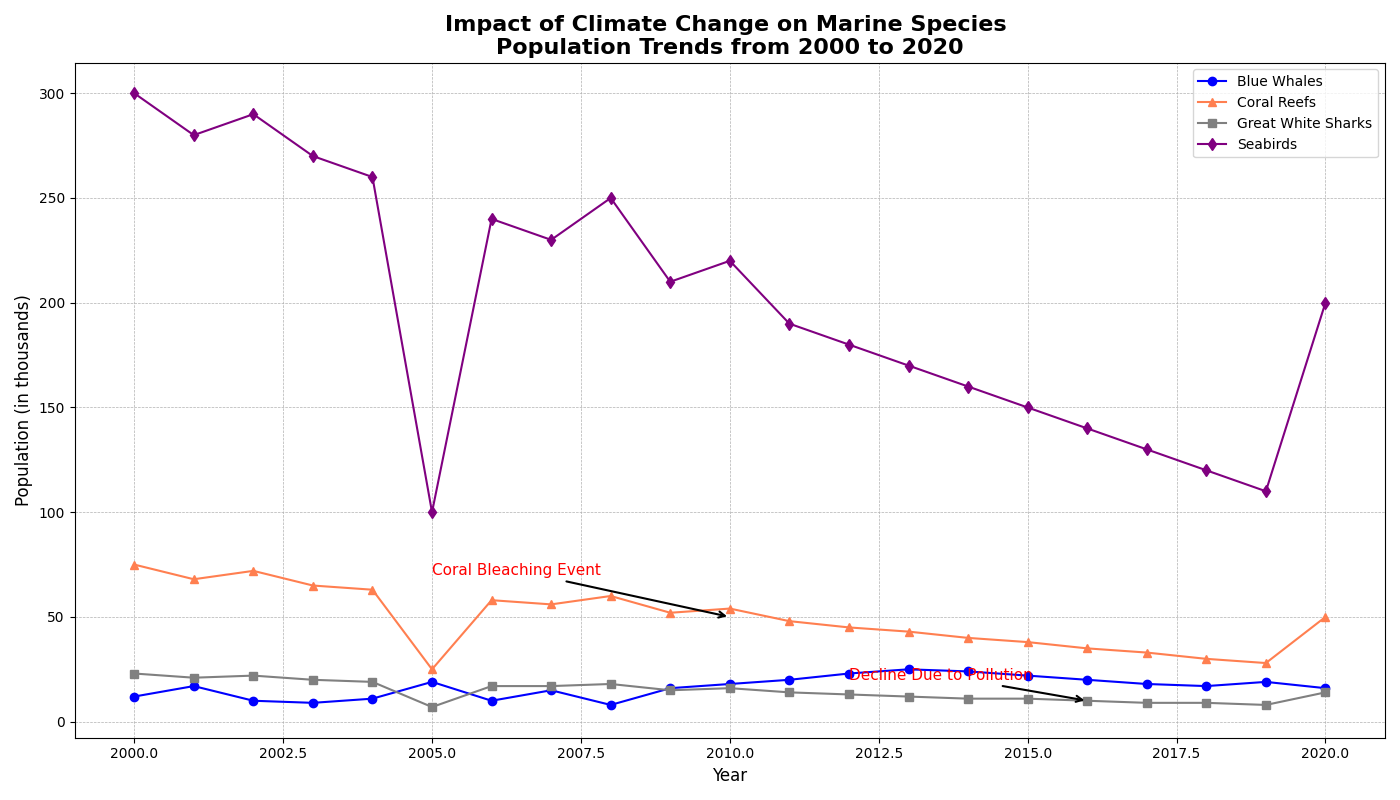

Python code for this plot:
import matplotlib.pyplot as plt
import numpy as np

years = np.arange(2000, 2021)

# Manually shuffled population data for marine species (in thousands)
blue_whales = [12, 17, 10, 9, 11, 19, 10, 15, 8, 16, 18, 20, 23, 25, 24, 22, 20, 18, 17, 19, 16]
coral_reefs = [75, 68, 72, 65, 63, 25, 58, 56, 60, 52, 54, 48, 45, 43, 40, 38, 35, 33, 30, 28, 50]
great_white_sharks = [23, 21, 22, 20, 19, 7, 17, 17, 18, 15, 16, 14, 13, 12, 11, 11, 10, 9, 9, 8, 14]
seabirds = [300, 280, 290, 270, 260, 100, 240, 230, 250, 210, 220, 190, 180, 170, 160, 150, 140, 130, 120, 110, 200]

fig, ax = plt.subplots(figsize=(14, 8))

ax.plot(years, blue_whales, marker='o', linestyle='-', color='blue', label='Blue Whales')
ax.plot(years, coral_reefs, marker='^', linestyle='-', color='coral', label='Coral Reefs')
ax.plot(years, great_white_sharks, marker='s', linestyle='-', color='gray', label='Great White Sharks')
ax.plot(years, seabirds, marker='d', linestyle='-', color='purple', label='Seabirds')

ax.set_title('Impact of Climate Change on Marine Species \nPopulation Trends from 2000 to 2020', fontsize=16, fontweight='bold')
ax.set_xlabel('Year', fontsize=12)
ax.set_ylabel('Population (in thousands)', fontsize=12)

ax.legend(loc='upper right', fontsize=10, frameon=True)

ax.annotate('Coral Bleaching Event', xy=(2010, 50), xytext=(2005, 70),
            arrowprops=dict(facecolor='black', arrowstyle='->', lw=1.5),
            fontsize=11, color='red')

ax.annotate('Decline Due to Pollution', xy=(2016, 10), xytext=(2012, 20),
            arrowprops=dict(facecolor='black', arrowstyle='->', lw=1.5),
            fontsize=11, color='red')

ax.grid(True, which='both', axis='both', linestyle='--', linewidth=0.5)

plt.tight_layout()

plt.show()
